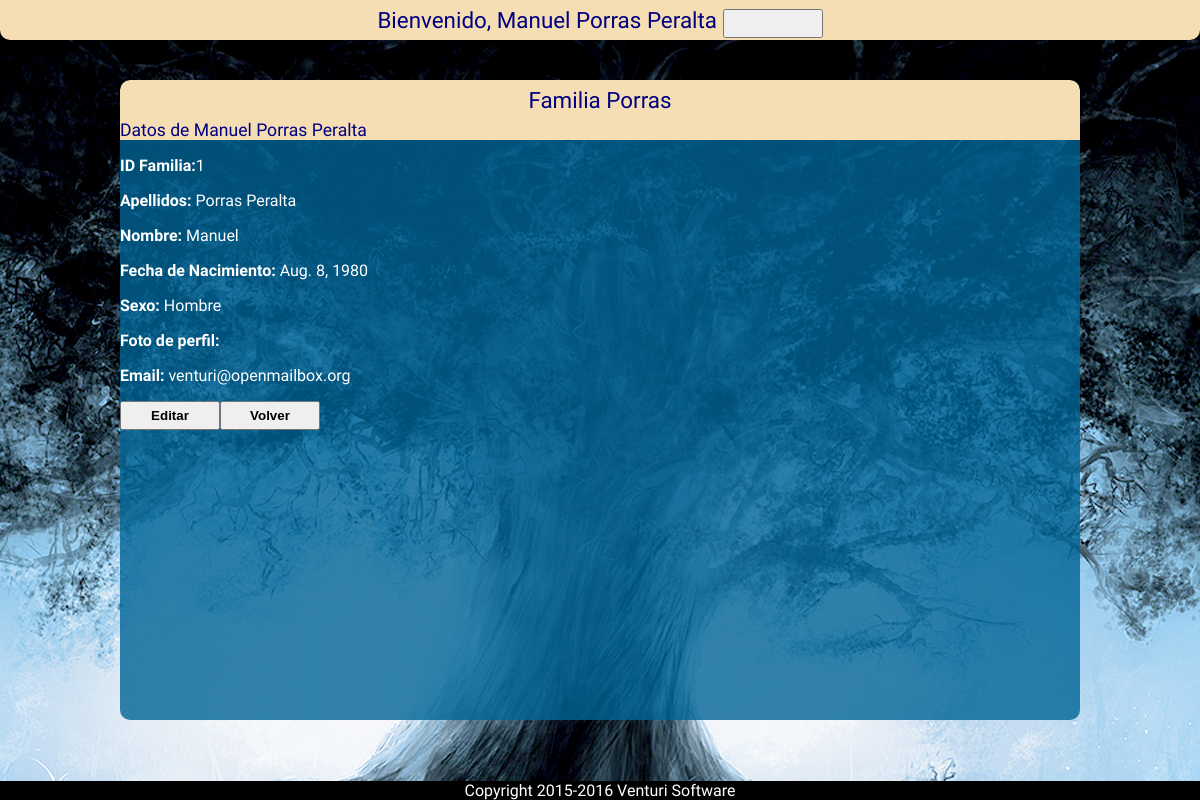
The app's page /family/member/1/ (signed in) with its own data.
### family/models.py (models this page shows, shortened)
class Family(models.Model):
	family_name = models.CharField('Apellido familiar',max_length=100) #Apellido familiar
	family_count = models.IntegerField('Número de miembros',default=0) #Número de componentes de la familia
	family_id = models.CharField(max_length=24) #Id personal de la familia

class Member(models.Model):
	member_family_id = models.ForeignKey(Family,verbose_name='ID Familia') #Clave ajena que une al miembro de la familia con su familia
	member_name = models.CharField(verbose_name='Nombre',max_length=100) #Nombre del miembro de la familia
	member_surname = models.CharField(verbose_name='Apellidos',max_length=100) #Apellido o Apellidos del miembro de la familia
	member_sex = models.CharField(verbose_name='Sexo',choices=(('Hombre','Hombre'),('Mujer','Mujer'),('No especificado','No especificado')),max_length=20) #Sexo del miembro de la familia
	member_birth = models.DateField('Fecha de nacimiento',help_text='Fecha en este formato <em>YYYY-MM-DD</em>') #Fecha de nacimiento
	member_rip = models.DateField('Fecha de fallecimiento',null=True,blank=True) #Fecha de defunción
	member_profile_image = models.ImageField('Foto de perfil',null=True,blank=True) #Imagen de perfil del miembro de la familia
	member_partner_id = models.IntegerField(default=0,null=True,blank=True,verbose_name='ID Pareja') #ID del cónyuge que sirve de enlace a una nueva familia
	member_email = models.EmailField('E-Mail',null=True,blank=True) #Correo electrónico de contacto

### family/views.py (the view)
# urls.py: url(r'^member/(?P<mem_id>[0-9])+/$', login_required(views.reqMember), name='member'),
def reqMember(request, mem_id):
	member_data = get_object_or_404(Member, pk=mem_id)
	fam_id = member_data.member_family_id.id
	family_data = get_object_or_404(Family, pk=fam_id)
	context = {'member_data':member_data,'family_data':family_data}
	return render(request, 'family/viewFamMember.html',context)

### family/templates/family/viewFamMember.html (shortened to what this page needs)
{% extends "base.html" %}
{% block content %}
<div class="titulo_seccion">Familia {{ family_data.family_name }}</div>
<div class="titulo_miembro">Datos de {{ member_data.member_name }} {{ member_data.member_surname }}</div>
<p><b>ID Familia:</b>{{ member_data.id }}</p>
<p><b>Apellidos:</b> {{ member_data.member_surname }}</p>
<p><b>Nombre:</b> {{ member_data.member_name }}</p>
<p><b>Fecha de Nacimiento:</b> {{ member_data.member_birth }}</p>
<p><b>Sexo:</b> {{ member_data.member_sex }}</p>
<p><b>Foto de perfil:</b>
</p>
<p><b>Email:</b> {{ member_data.member_email }}</p>
<input type="submit" onclick="location.href='{% url 'family:edit_member' member_data.id %}'" value="Editar"><input type="button" onclick="location.href='{% url 'family:family' family_data.id %}'" value="Volver"/>
</div>
{% endblock %}

### family/templates/base.html (shortened to what this page needs)
{% load staticfiles %}
<head>
	<link rel="stylesheet" type="text/css" href="{% static 'family/style.css' %}" />
</head>
<body>
	<div class="titulo_principal">{% block section_title %}
		Bienvenido, {{ request.user.first_name.title }} {{ request.user.last_name.title }}{% endblock %}
		<input id="logout_button" type="submit" value="" onclick="location.href='{% url 'logout' %}'"/>
	</div>
	<div class="cuerpo_seccion">
		{% block content %}{% endblock %}
{% block footer %}<div class="footer">Copyright 2015-2016 Venturi Software</div>{% endblock %}
</body>

### family/static/family/style.css (style rules this page uses)
body { background-color: wheat; color: white; text-align: justify; font-family: Cantarell; width: 100%; margin: 0; background-image: url('./images/tree-sun.jpg'); background-position: top center; background-attachment: fixed; z-index: 0; }
input[type="button"],input[type="submit"],button { padding: 5px; width: auto; min-width: 100px; font-weight: bold; }
.footer { display: block; position: fixed; width: 100%; bottom: 0; text-align: center; background-color: black; z-index: 1000; }
.titulo_principal { background-color: wheat; line-height: 40px; width: 100%; color: navy; left: 0; top: 0; margin: 0; padding: 0; text-align: center; font-size: 140%; border-radius: 0px 0px 10px 10px; -moz-border-radius: 0px 0px 10px 10px; -webkit-border-radius: 0px 0px 10px 10px; border: 0px; border-collapse: collapse; z-index: 500; }
#logout_button,#logout_button:focus,#logout_button::-moz-focus-inner { min-width: 40px; height: auto; position: absolute; right: 0; background-image: url('images/logout.png'); background-position: center center; background-size: contain; background-repeat: no-repeat; border: 0; background-color: wheat; outline: none; }
.titulo_seccion { background-color: wheat; line-height: 40px; width: 100%; color: navy; left: 0; top: 0; margin: 0; padding: 0; text-align: center; font-size: 140%; border-radius: 10px 10px 0px 0px; -moz-border-radius: 10px 10px 0px 0px; -webkit-border-radius: 10px 10px 0px 0px; border: 0px; border-collapse: collapse; z-index: 500; }
.titulo_miembro { background-color: wheat; color: navy; font-size: 110%; }
.cuerpo_seccion { display: block; position: fixed; top: 10%; bottom: 10%; left: 0; right: 0; background-color: rgba(0,100,150,0.8); width: 80%; height: auto; min-width: 400px; margin: auto; padding-bottom: 0.1px; border-radius: 10px 10px 10px 10px; -moz-border-radius: 10px 10px 10px 10px; -webkit-border-radius: 10px 10px 10px 10px; border: 0px; border-collapse: collapse; z-index: 500; overflow-y: auto; }

### records on screen
Family: family_name "Porras", id "Volver"
Member: member_name "Manuel", member_surname "Porras Peralta", id "1", member_birth "Aug. 8, 1980", member_sex "Hombre", member_email "venturi@openmailbox.org", id "Editar"

### other values on screen
{{ request.user.first_name.title }} "Manuel"
{{ request.user.last_name.title }} "Porras Peralta"
